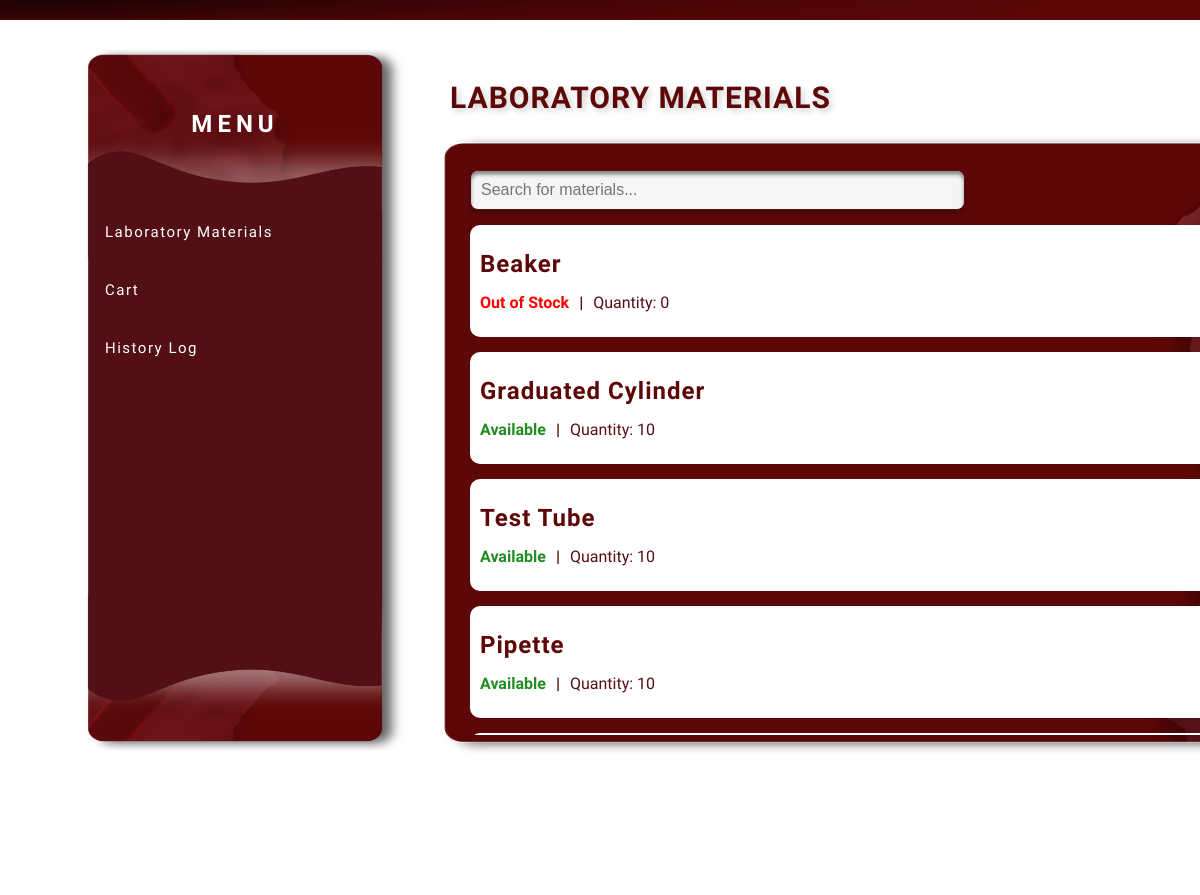
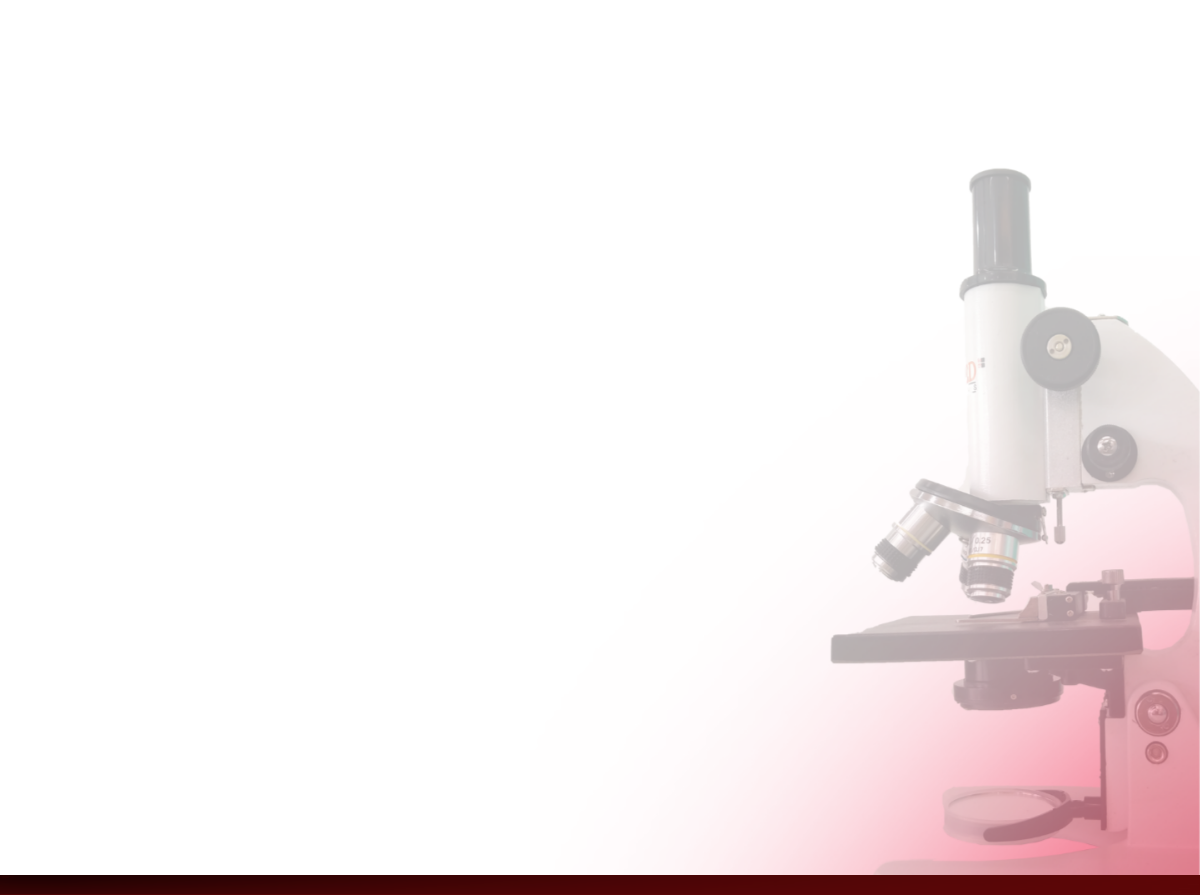
Screenshot of /equipment/brwequipments/ with the database file from the repository (2 pictures, top to bottom).
### equipment/models.py (models this page shows, shortened)
class Equipment(models.Model):
    name = models.CharField(max_length=255)
    quantity = models.IntegerField()  # Ensure this field exists

### equipment/views.py (the view)
# urls.py: path('brwequipments/', brw_equipments, name='brw_equipments'),
def brw_equipments(request):
    equipments = Equipment.objects.all()  # Fetch all equipment data
    return render(request, 'brwequipment.html', {'equipments': equipments})

### templates/brwequipment.html (shortened to what this page needs)
<!DOCTYPE html>
<html lang="en">
<head>
    {% load static %}
    <link rel="stylesheet" href="{% static 'Borrower/BRWmenupage.css' %}">
</head>
<body>
    <div class="border top">
        <img src="{% static 'images/black-shadow-1.png' %}" alt="Top Border" class="top-border">
    </div>
    <div class="border bottom">
        <img src="{% static 'images/black-shadow-1.png' %}" alt="Bottom Border" class="bottom-border">
    </div>
    <div class="menu-page">
        <img src="{% static 'images/microscope bg.png' %}" alt="Background" class="menu-background">
    </div>
    <div class="menu-image">
        <img src="{% static 'images/menu-backdrop.png' %}" alt="Backdrop" class="menu-backdrop">
        <div class="menu-container">
            <h1> Menu </h1>
            <ul>
                <li><a href="#laboratory-materials">Laboratory Materials</a></li>
                <li><a href="#caaart">Cart</a></li>
                <li><a href="#history">History Log</a></li>
            </ul>
        </div>
    </div>
<div id="laboratory-materials" class="section">
    <h1 class="header">LABORATORY MATERIALS</h1>
    <div class="container">
        <input type="text" class="search-bar" placeholder="Search for materials...">
        {% for equipment in equipments %}
        <div class="equipment-card">
            <div class="equipment-info">
                <h2>{{ equipment.name }}</h2>
                <div class="status-quantity">
                    <p class="status">
                        {% if equipment.quantity > 0 %}
                            <span class="available">Available</span>
                        {% else %}
                            <span class="out-of-stock">Out of Stock</span>
                        {% endif %}
                    </p>
                    <span class="separator"> | </span>
                    <p class="quantity">Quantity: {{ equipment.quantity }}</p>
                </div>
            </div>
        </div>
        {% endfor %}
    </div>
</div>
</body>
</html>

### static/Borrower/BRWmenupage.css (style rules this page uses)
.top-border, .bottom-border { background-color: #5E0708; width: 100%; height: 20px; position: fixed; left: 0; z-index: 1; }
.top-border { top: 0; }
.bottom-border { bottom: 0; }
.menu-background { width: 100%; max-width: 1200px; position: fixed; bottom: 0; right: 0; left: auto; }
.menu-backdrop { width: 330px; height: 700px; position: fixed; top: 50px; left: 80px; }
.menu-container { width: 300px; height: 700px; position: fixed; top: 50px; left: 85px; border-radius: 10px; color: white; z-index: 2; }
.menu-container h1 { font-family: 'Kumbh Sans', sans-serif; font-size: 24px; margin-top: 60px; margin-bottom: 10px; text-transform: uppercase; letter-spacing: 5px; font-weight: bold; text-align: center; color: #ffffff; padding-bottom: 10px; width: 100%; }
.menu-container ul { list-style: none; padding: 0; margin-top: 60px; width: 100%; }
.menu-container li { font-family: 'Kumbh Sans', sans-serif; font-size: 15px; padding: 15px 20px; cursor: pointer; transition: 0.3s ease; border-radius: 5px; text-align: left; letter-spacing: 1.5px; margin-bottom: 10px; display: block; width: 100%; }
.menu-container li a { display: block; width: 100%; height: 100%; text-decoration: none; color: inherit; }
.menu-container a { text-decoration: none; color: inherit; display: block; position: relative; z-index: 3; padding: 2em; margin: -2em; }
.header { font-family: 'Kumbh Sans', sans-serif; font-size: 30px; letter-spacing: 1px; color: #5E0708; position: fixed; top: 60px; left: 450px; transition: 0.3s ease; text-shadow: 3px 3px 6px rgba(0, 0, 0, 0.2); }
.section { display: none !important; }
.section.active { display: block !important; }
.container { position: fixed; top: 150px; left: 450px; width: 945px; height: 545px; overflow-y: auto; padding: 20px; border-radius: 10px; box-shadow: 2px 2px 10px rgba(0, 0, 0, 0.1); }
.search-bar { position: sticky; top: 0; background-color: #f5f5f5; z-index: 10; width: 50%; padding: 10px; border: 0.721px solid #560F13; border-radius: 8px; box-shadow: 0px 4px 4px 0px rgba(0, 0, 0, 0.25), 0px 4px 4px 0px rgba(0, 0, 0, 0.25) inset, 0px 2.886px 2.886px 0px rgba(0, 0, 0, 0.25) inset; font-size: 16px; }
.equipment-card { background-color:#ffffff; color: #560F13; padding: 10px; width: 925px; margin-top: 15px; margin-bottom: 15px; margin-right: 15px; border-radius: 10px; display: flex; justify-content: space-between; align-items: center; transition: transform 0.2s ease-in-out; }
.equipment-info { font-family: 'Kumbh Sans', sans-serif; flex: 2; text-align: left; }
.status-quantity { display: flex; align-items: center; gap: 10px; margin-bottom: 15px; }
.status, .quantity { margin: 0; }
.separator { font-weight: bold; }
.status { font-weight: bold; }
.available { color: #228B22; }
.out-of-stock { color: red; }
.equipment-info h2 { font-family: 'Kumbh Sans', sans-serif; font-size: 24px; letter-spacing: 1px; color: #5E0708; margin-top: 15px; margin-bottom: 15px; }
.section { display: none; height: auto; overflow: visible; }
.section.active { display: block; scroll-margin-top: 10px; }

### rows the page displays
Equipment: name "Beaker", shows "Out of Stock", quantity "0"
Equipment: name "Graduated Cylinder", shows "Available", quantity "10"
Equipment: name "Test Tube", shows "Available", quantity "10"
Equipment: name "Pipette", shows "Available", quantity "10"
